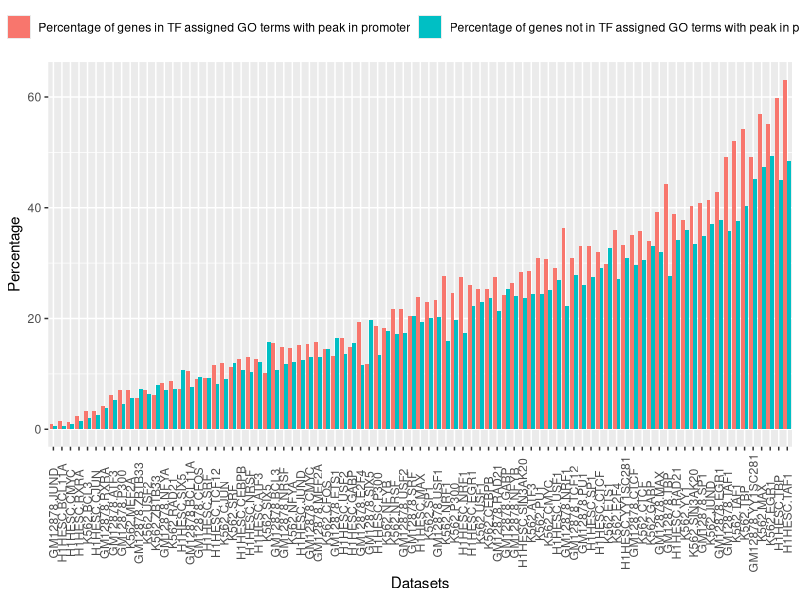

The R script that drew this image:
## ---- chunk 1
knitr::opts_chunk$set(echo = TRUE)
## ---- chunk 2
library(ggplot2)
library(forcats)
library(tidyr)
dat<-read.csv("./datafiles/Data.for.sup.fig.1.txt",header = T,sep="\t")
dat<-dat[,1:5]
dat$p1<-dat$gene.peak.targetGO/dat$totalgenetargetGO*100
dat$p2<-dat$gene.peak.notargetgene/dat$totalgenenotargetgene*100

datt<-dat%>%gather(types,new,p1:p2)

datt$legend[datt$types=="p1"]<-"Percentage of genes in TF assigned GO terms with peak in promoter"
datt$legend[datt$types=="p2"]<-"Percentage of genes not in TF assigned GO terms with peak in promoter"

ggplot(datt,aes(x=reorder(data, new, FUN = median),y=new,fill=legend)) +
  geom_bar(stat="identity", position=position_dodge()) +
  theme(axis.text.x = element_text(angle = 90,vjust = 0.5,hjust = 0.5)) +
  xlab("Datasets") +
  ylab("Percentage") +
  guides(fill=guide_legend(title="")) +
  theme(legend.position="top") 


